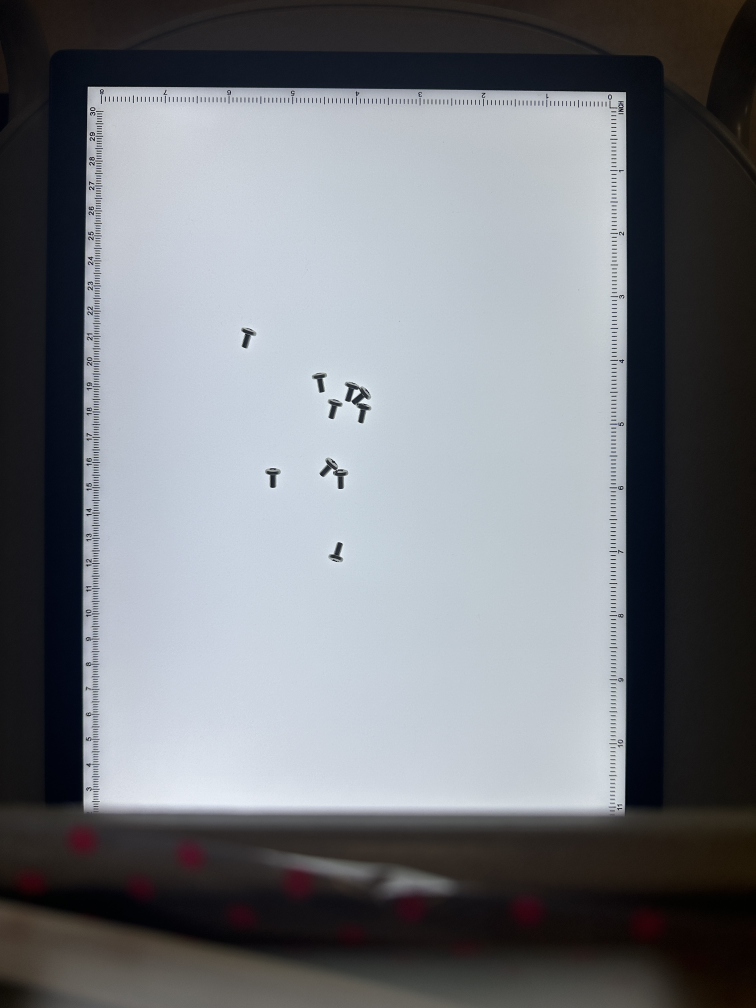
#> input picture data/imgs/02/10_1.JPG, 3024 x 4032 px (shown at 1/4 size)
$ jupyter execute --allow-errors count.ipynb
#> lines starting #> are read from the running program, lines starting #| are printed output that depends on the picture; after the words box and inside, x2 and y2 are one past the last pixel; in counts of white or black regions, pixels touching at a corner belong together; long printed decimals are rounded
#> (a cell that did not finish here is left out)

[cell 2]

import matplotlib.pyplot as plt
import cv2

im = cv2.imread("../../data/imgs/02/10_1.JPG")
#> im is the input picture: shape (4032, 3024, 3); mean B, G, R 123.7, 118.6, 115.5
plt.imshow(im)
plt.show()

[cell 3]
timg=im[427:3220,392:2422]
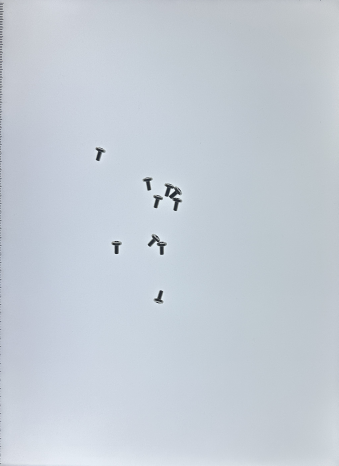
#> timg: shape (2793, 2030, 3) (shown at 1/6 size); mean B, G, R 213.8, 204.8, 196.6
#切り抜きたい部分の座標を入力

cv2.imwrite("timg.jpg",timg)
cv2.waitKey(0)

[cell 4]
from PIL import Image
import os

def process_images(input_folder, output_folder, crop_coordinates):
    # 入力フォルダー内の画像ファイルのリストを取得
#> called with input_folder = '../../data/imgs/02', output_folder = 'output', crop_coordinates = (450, 600, 3200, 2600)
    image_files = [f for f in os.listdir(input_folder) if f.lower().endswith(('.png', '.jpg', '.jpeg', '.gif', '.bmp'))]

    # 出力フォルダーが存在しない場合は作成
    if not os.path.exists(output_folder):
        os.makedirs(output_folder)

    # 画像ごとに処理
    for image_file in image_files:
        input_path = os.path.join(input_folder, image_file)
        output_path = os.path.join(output_folder, image_file.replace('.', '_out.'))  # 出力ファイル名を変更

        # 画像を開いて座標を指定して切り抜き、新しい画像を作成
        original_image = Image.open(input_path)
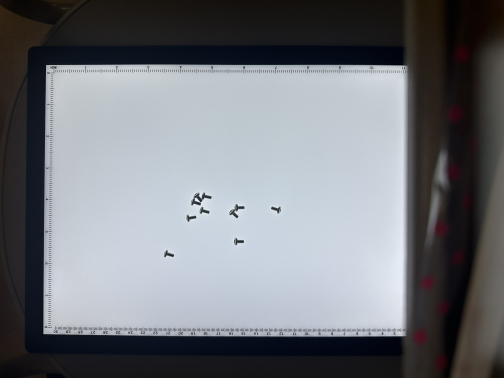
#> original_image: PIL image 4032x3024 RGB (shown at 1/8 size); mean R, G, B 115.5, 118.6, 123.7
        cropped_image = original_image.crop(crop_coordinates)

        # 新しい画像を保存
        cropped_image.save(output_path)
#> pass 2 of the loop in process_images, `for image_file in image_files:`:
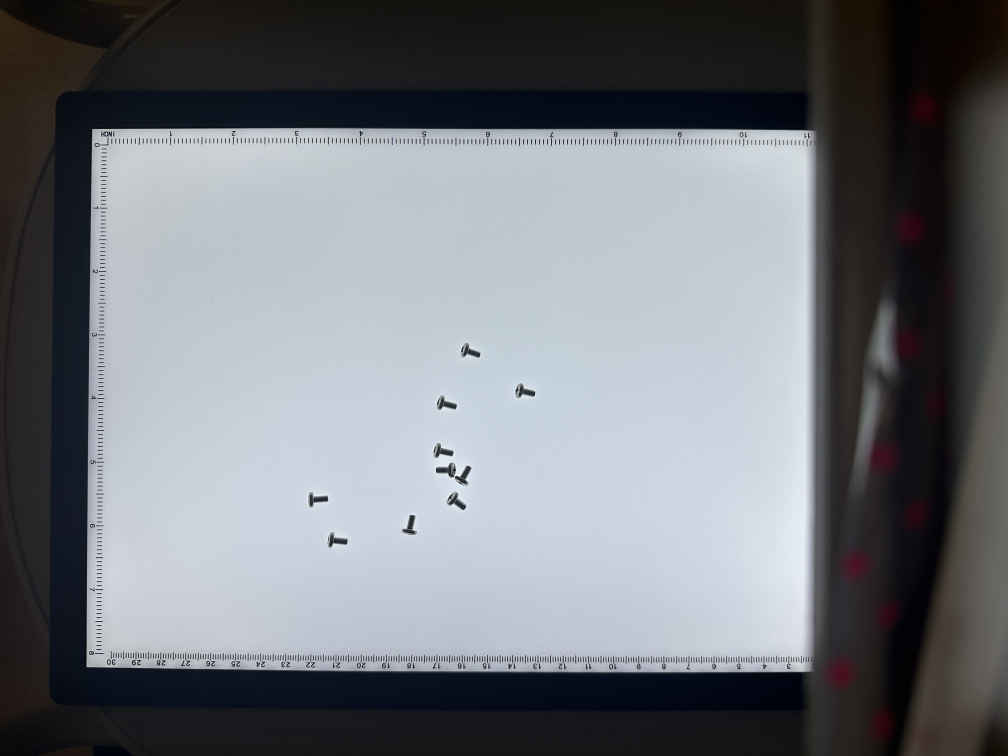
#> input picture data/imgs/02/10_2.JPG, 4032 x 3024 px (shown at 1/4 size)
#> in process_images, original_image is the input picture: PIL image 4032x3024 RGB; mean R, G, B 115, 118.6, 124
#> in process_images, `cropped_image = original_image.crop(crop_coordinates)`:
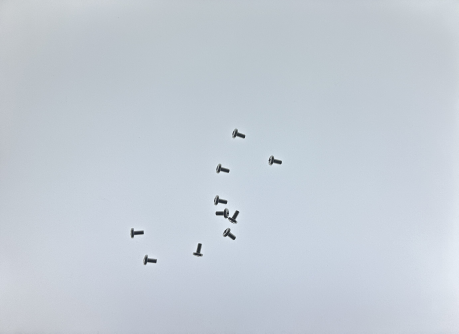
#> cropped_image: PIL image 2750x2000 RGB (shown at 1/6 size); mean R, G, B 196.8, 205.2, 214.2
#> pass 3 of the loop in process_images, `for image_file in image_files:`:
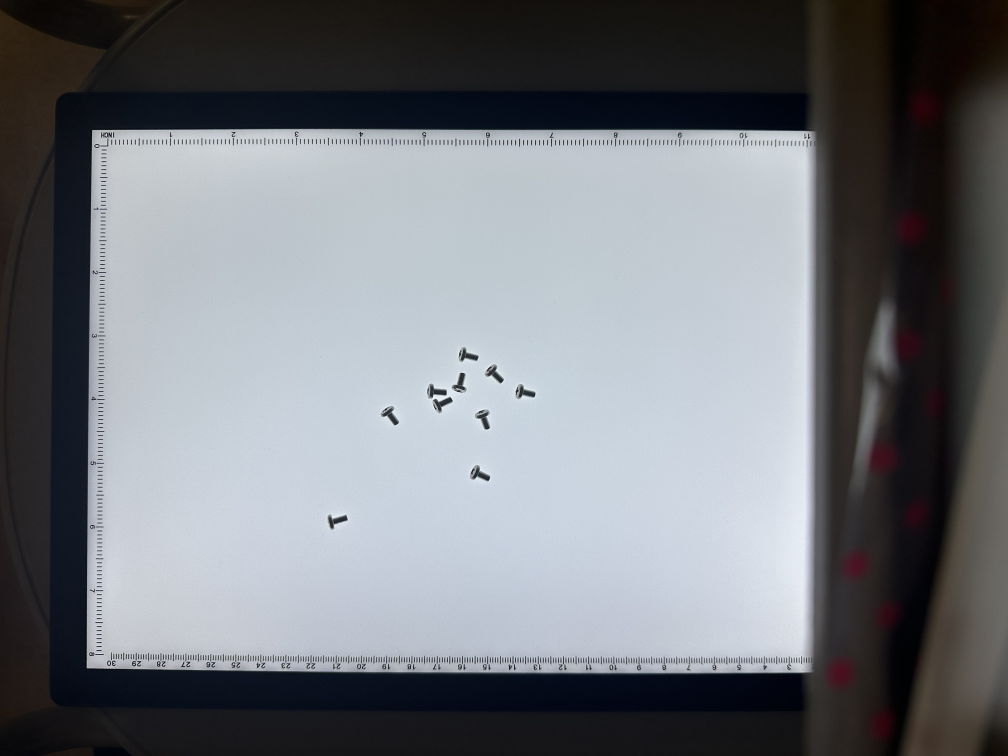
#> input picture data/imgs/02/10_3.JPG, 4032 x 3024 px (shown at 1/4 size)
#> in process_images, original_image is the input picture: PIL image 4032x3024 RGB; mean R, G, B 115.6, 118.8, 123.9
#> in process_images, `cropped_image = original_image.crop(crop_coordinates)`:
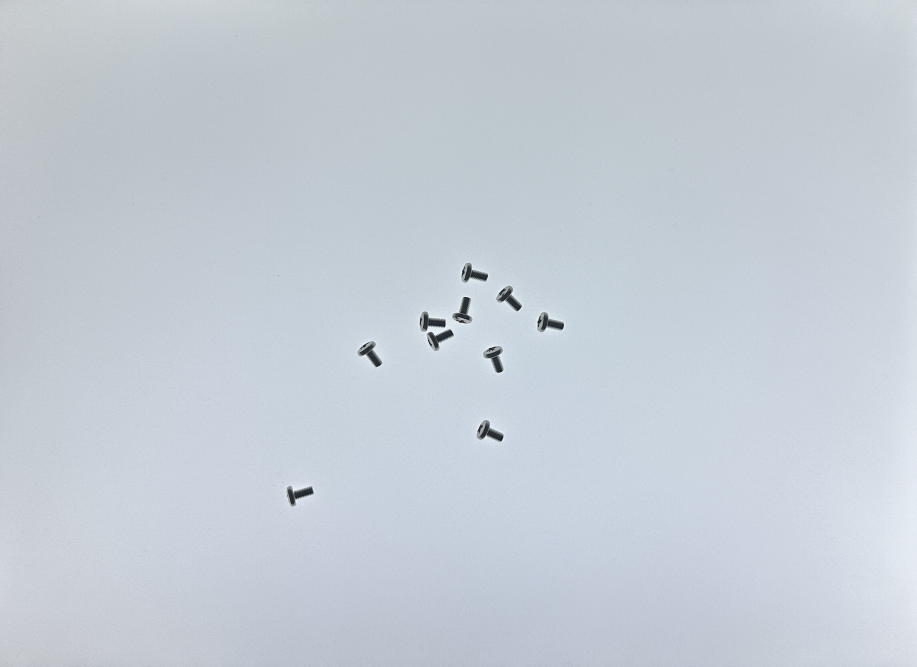
#> cropped_image: PIL image 2750x2000 RGB (shown at 1/3 size); mean R, G, B 197, 205.3, 214.3
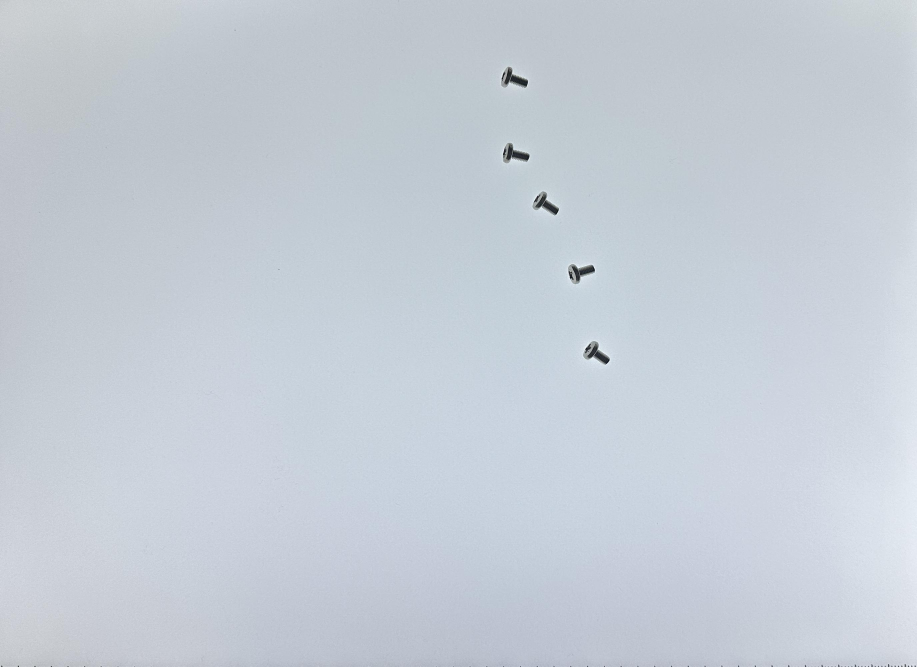
#> input picture src/ver02/output/5/5_2_out.JPG, 2750 x 2000 px (shown at 1/3 size)

# 例: 座標を指定して画像を切り抜き、新しい画像を作成
input_folder = '../../data/imgs/02'
output_folder = 'output'
crop_coordinates = (450, 600, 3200, 2600)
process_images(input_folder, output_folder, crop_coordinates)

[cell 5]
# 画像内のネジをカウントする
import cv2
import numpy as np
import matplotlib.pyplot as plt

# [17 lines left out: function count_neji, not called in this run]

MedianList = []

image_files = [f for f in os.listdir("./output") if f.lower().endswith(('.png', '.jpg', '.jpeg', '.gif', '.bmp'))]

for image_file in image_files:
    input_path = os.path.join(input_folder, image_file)
    count_neji(input_path,MedianList)

# リストの平均
#> (the rest of this cell did not finish here and is left out)

画像を本数ごとに処理し、各ネジの平均を出す

[cell 6]
import os
import cv2
import numpy as np

def count_neji(image, MedianList):
    # 2値化
    ret, dst = cv2.threshold(image, 115, 255, cv2.THRESH_BINARY_INV)
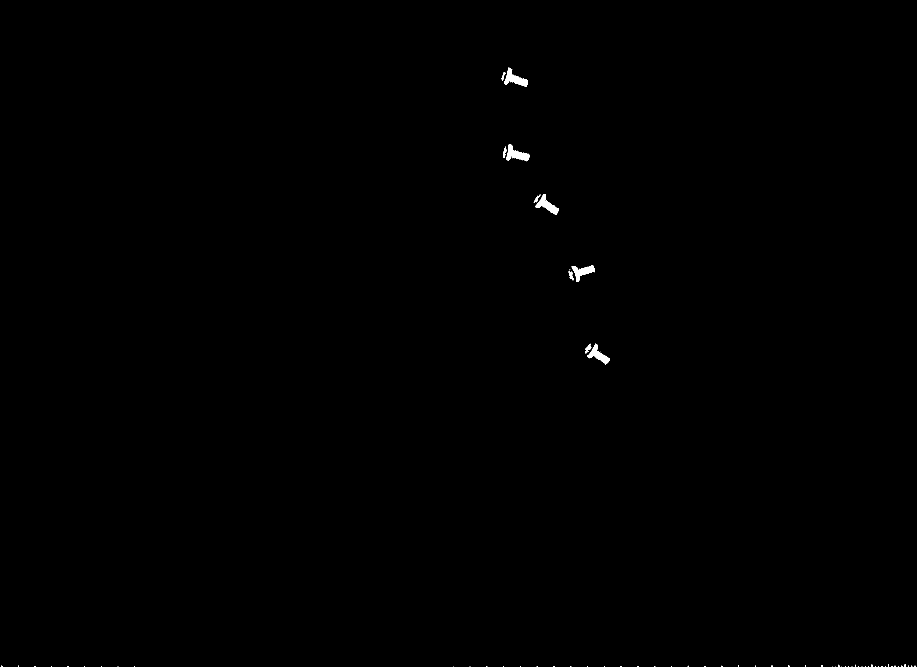
#> dst: shape (2000, 2750) (shown at 1/3 size); 0.16% white; 88 white regions (73 under 20 px), largest, box (x1, y1, x2, y2) and area: (1761, 1031, 1829, 1093) 1399, (1530, 224, 1584, 261) 1028, (1535, 450, 1588, 482) 987

    # 黒と白の比から、ネジ一本当たりの比の平均を計算する。
    black_pixels = np.sum(dst == 0)  # 黒いピクセルの数
#> black_pixels = 5491271
    white_pixels = np.sum(dst == 255)  # 白いピクセルの数
#> white_pixels = 8729
    print(black_pixels)
#| 5491271
    print(white_pixels)
#| 8729

    if white_pixels == 0:
        ratio = 0
    else:
        ratio = white_pixels / 5
#> ratio = 1745.8

    print(ratio)
#| 1745.8
    MedianList.append(ratio)

def process_images(folder_path, MedianList):
    # フォルダ内の画像ファイルのリストを取得
    image_files = [f for f in os.listdir(folder_path) if f.lower().endswith(('.png', '.jpg', '.jpeg', '.gif', '.bmp'))]

    # 画像ごとに処理
    for image_file in image_files:
        image_path = os.path.join(folder_path, image_file)

        # 画像を読み込み
        src = cv2.imread(image_path, cv2.IMREAD_GRAYSCALE)

        # 関数を呼び出し
        count_neji(src, MedianList)

def calculate_total_screws(image, average_ratio):
    # 画像内のネジの総数を計算する
    # 2値化
#> called with average_ratio = 1745.8
    ret, dst = cv2.threshold(image, 115, 255, cv2.THRESH_BINARY_INV)

    white_pixels = np.sum(dst == 255)  # 白いピクセルの数
#> white_pixels = 8729
    screw_count = white_pixels / average_ratio
#> screw_count = 5
    return screw_count


# フォルダのパスと結果を保存するリストを指定
folder_path = './output/5'
MedianList = []

# 画像を処理してリストに結果を追加
process_images(folder_path, MedianList)

# リストの平均値を計算して出力
if MedianList:
    average_ratio = np.mean(MedianList)
    print(f'ネジ一本当たりの平均比率: {average_ratio}')

    # ネジ一本当たりの平均比率を使用して、画像内のネジの総数を計算
    image_path = './output/5/5_2_out.JPG'  # 画像のパスを指定
    image = cv2.imread(image_path, cv2.IMREAD_GRAYSCALE)
    total_screws = calculate_total_screws(image, average_ratio)
#> total_screws = 5
    print(f'画像内の総ネジ数: {total_screws}')
#| 画像内の総ネジ数: 5.0
else:
    print('処理対象の画像がありません。')

### 円を探す

[cell 7]
# 画像内の円を検出する
import cv2
import numpy as np
import matplotlib.pyplot as plt


img = cv2.imread("./output/20/20_3_out.JPG")
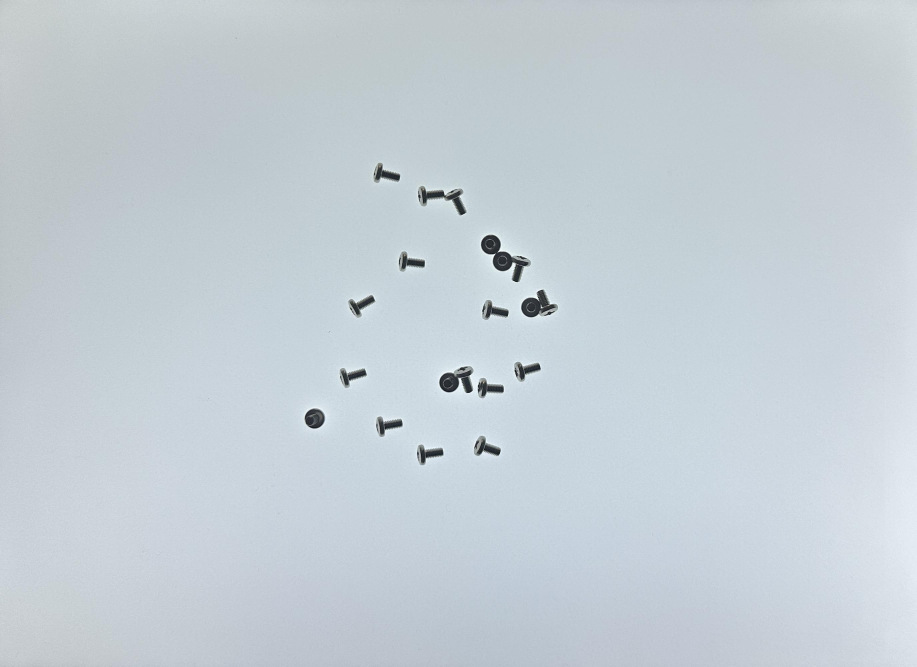
#> input picture src/ver02/output/20/20_3_out.JPG, 2750 x 2000 px (shown at 1/3 size)
#> img is the input picture: shape (2000, 2750, 3); mean B, G, R 213.9, 206.6, 196.9
gray = cv2.cvtColor(img, cv2.COLOR_BGR2GRAY)
circles = cv2.HoughCircles(gray, cv2.HOUGH_GRADIENT, dp=1, minDist=3.1, param1=100, param2=60, minRadius=0, maxRadius=100)
#> circles = [[1592.5, 921.5, 29.6], [1346.5, 1147.5, 29.1], [1507.5, 781.5, 15.6]]
circles
ret, dst = cv2.threshold(img,115, 255, cv2.THRESH_BINARY_INV)
#> dst: shape (2000, 2750, 3)

# 白い部分のピクセル数を計算
white_pixels = np.sum(dst == 255)  # 白いピクセルの数
#> white_pixels = 114036

# 円の数を出力
print(len(circles[0]))
#| 3
#　円のピクセル数を計算
circle_pixels = 0
for i in range(len(circles[0])):
    r = int(circles[0][i][2])
    circle_pixels += r * r * 3.14
#> this loop made 3 passes
#> (r, circle_pixels) on passes 1 to 3: (29, 2640.7), (29, 5281.5), (15, 5988)
#> after the loop, circle_pixels = 5988

# 円１つのピクセル数を計算
circle_pixel = circle_pixels / len(circles[0])
#> circle_pixel = 1996
print(circle_pixel)
#| 1995.993
#

[cell 8]
import cv2
import numpy as np

# 画像の読み込み
image = cv2.imread('./output/20/20_2_out.JPG')
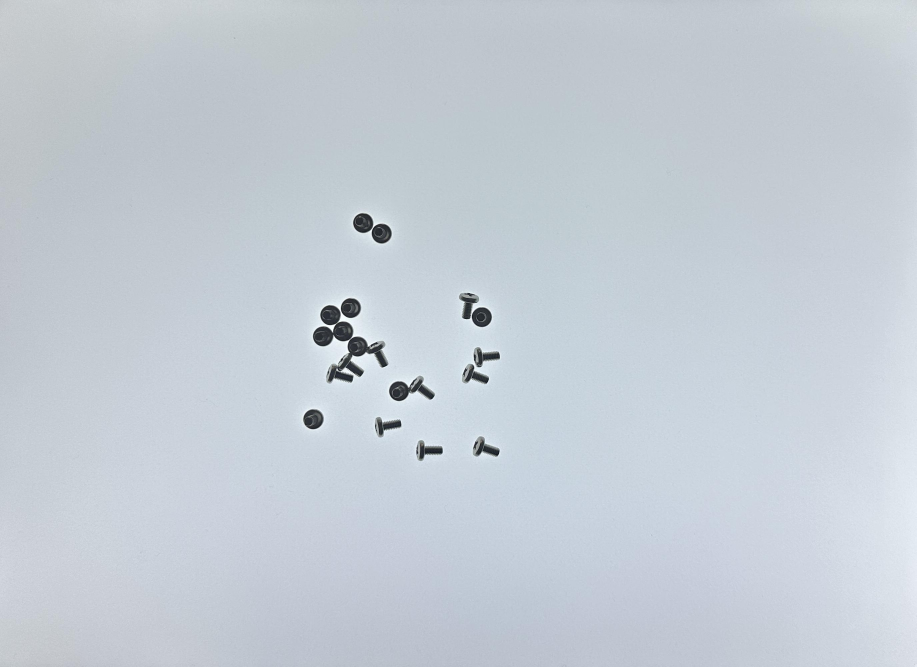
#> input picture src/ver02/output/20/20_2_out.JPG, 2750 x 2000 px (shown at 1/3 size)
#> image is the input picture: shape (2000, 2750, 3); mean B, G, R 213.3, 204.5, 196.5
gray = cv2.cvtColor(image, cv2.COLOR_BGR2GRAY)

# 2値化
ret, dst = cv2.threshold(gray, 170, 255, cv2.THRESH_BINARY_INV)
#> dst: shape (2000, 2750); 0.99% white; 33 white regions (17 under 20 px), largest, box (x1, y1, x2, y2) and area: (979, 1009, 1165, 1150) 10235, (939, 964, 1060, 1039) 5784, (1167, 1127, 1305, 1204) 5343

# 黒白反転する
dst = cv2.bitwise_not(dst)

params = {'minDist': 2.3908129483548253, 'param1': 82, 'param2': 29, 'minRadius': 0, 'maxRadius': 0}

# 円の検出
circles = cv2.HoughCircles(
    dst,
    cv2.HOUGH_GRADIENT,
    dp=1,
   minDist=params['minDist'],
    param1=params['param1'],
    param2=params['param2'],
    minRadius=params['minRadius'],
    maxRadius=params['maxRadius']
)
#> circles = [[1052.5, 923.5, 29.6], [969.5, 1008.5, 30.4], [1443.5, 949.5, 31.6], [1225.5, 1264.5, 102], [971.5, 1006.5, 33.7], [1202.5, 1168.5, 36.9], [1141.5, 1062.5, 39.1], [1056.5, 1095.5, 30.8]]

if circles is not None:
    # 検出した円の座標を整数に変換
    circles = np.uint16(np.around(circles))
#> circles = [[1052, 924, 30], [970, 1008, 30], [1444, 950, 32], [1226, 1264, 102], [972, 1006, 34], [1202, 1168, 37], [1142, 1062, 39], [1056, 1096, 31]]

    # 元画像に円を描画
    for i in circles[0, :]:
        # 円の中心を描画
        cv2.circle(image, (i[0], i[1]), 2, (0, 255, 0), 3)

        # 円を描画
        cv2.circle(image, (i[0], i[1]), i[2], (0, 0, 255), 3)
#> this loop made 8 passes
    print(len(circles[0]))
#| 8
    # 結果を表示
    cv2.imshow('Detected Circles', image)
    cv2.waitKey(0)
    cv2.destroyAllWindows()
else:
    print("円が検出されませんでした。")

cv2.imshow('Detected Circles', dst)
cv2.waitKey(0)
cv2.destroyAllWindows()

[cell 9]
import matplotlib.pyplot as plt
import cv2

image = cv2.imread('./output/20/20_3_out.JPG')
gray = cv2.cvtColor(image, cv2.COLOR_BGR2GRAY)

# 2値化
ret, dst = cv2.threshold(gray, 170, 255, cv2.THRESH_BINARY_INV)
#> dst: shape (2000, 2750); 0.94% white; 29 white regions (14 under 20 px), largest, box (x1, y1, x2, y2) and area: (1443, 704, 1592, 847) 8075, (1318, 1098, 1420, 1179) 5399, (1563, 869, 1674, 952) 5188

# 黒白反転する
dst = cv2.bitwise_not(dst)
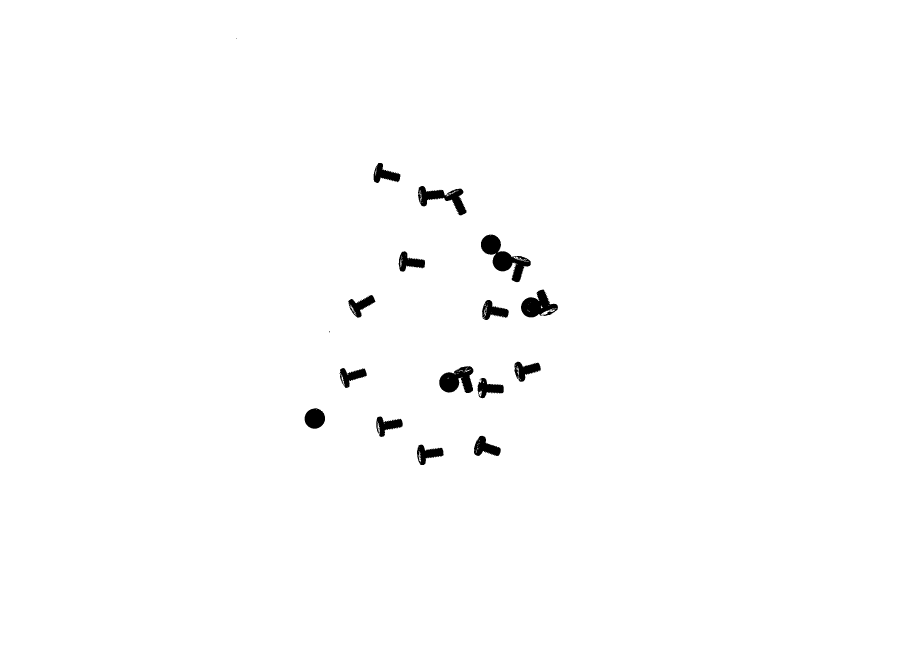
#> dst: shape (2000, 2750) (shown at 1/3 size); 99.1% white; 29 black regions (14 under 20 px), largest, box (x1, y1, x2, y2) and area: (1443, 704, 1592, 847) 8075, (1318, 1098, 1420, 1179) 5399, (1563, 869, 1674, 952) 5188

plt.imshow(dst)
plt.show()
